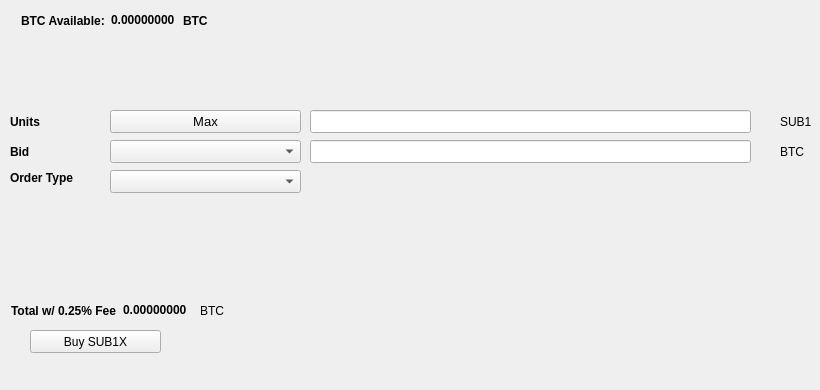
   <widget class="QWidget" name="BuyTab">
    <attribute name="title">
     <string>Buy</string>
    </attribute>
    <widget class="QPushButton" name="BuySUB1X">
     <property name="geometry">
      <rect>
       <x>30</x>
       <y>330</y>
       <width>131</width>
       <height>23</height>
      </rect>
     </property>
     <property name="text">
      <string>Buy SUB1X</string>
     </property>
     <property name="icon">
      <iconset resource="../sub1x.qrc">
       <normaloff>:/icons/bitcoin</normaloff>:/icons/bitcoin</iconset>
     </property>
    </widget>
    <widget class="QLabel" name="label_3">
     <property name="geometry">
      <rect>
       <x>10</x>
       <y>110</y>
       <width>46</width>
       <height>23</height>
      </rect>
     </property>
     <property name="font">
      <font>
       <weight>75</weight>
       <bold>true</bold>
      </font>
     </property>
     <property name="text">
      <string>Units</string>
     </property>
    </widget>
    <widget class="QLineEdit" name="UnitsInput">
     <property name="geometry">
      <rect>
       <x>310</x>
       <y>110</y>
       <width>441</width>
       <height>23</height>
      </rect>
     </property>
     <property name="font">
      <font>
       <pointsize>9</pointsize>
       <weight>75</weight>
       <bold>true</bold>
      </font>
     </property>
    </widget>
    <widget class="QLineEdit" name="BuyBidPriceEdit">
     <property name="geometry">
      <rect>
       <x>310</x>
       <y>140</y>
       <width>441</width>
       <height>23</height>
      </rect>
     </property>
     <property name="font">
      <font>
       <pointsize>9</pointsize>
       <weight>75</weight>
       <bold>true</bold>
      </font>
     </property>
    </widget>
    <widget class="QLabel" name="label_4">
     <property name="geometry">
      <rect>
       <x>780</x>
       <y>110</y>
       <width>31</width>
       <height>23</height>
      </rect>
     </property>
     <property name="text">
      <string>SUB1X</string>
     </property>
    </widget>
    <widget class="QLabel" name="label_5">
     <property name="geometry">
      <rect>
       <x>780</x>
       <y>140</y>
       <width>31</width>
       <height>23</height>
      </rect>
     </property>
     <property name="text">
      <string>BTC</string>
     </property>
    </widget>
    <widget class="QLabel" name="label_6">
     <property name="geometry">
      <rect>
       <x>10</x>
       <y>140</y>
       <width>46</width>
       <height>23</height>
      </rect>
     </property>
     <property name="font">
      <font>
       <weight>75</weight>
       <bold>true</bold>
      </font>
     </property>
     <property name="text">
      <string>Bid</string>
     </property>
    </widget>
    <widget class="QLabel" name="label_7">
     <property name="geometry">
      <rect>
       <x>10</x>
       <y>170</y>
       <width>91</width>
       <height>16</height>
      </rect>
     </property>
     <property name="font">
      <font>
       <weight>75</weight>
       <bold>true</bold>
      </font>
     </property>
     <property name="text">
      <string>Order Type</string>
     </property>
    </widget>
    <widget class="QPushButton" name="Buy_Max_Amount">
     <property name="geometry">
      <rect>
       <x>110</x>
       <y>110</y>
       <width>191</width>
       <height>23</height>
      </rect>
     </property>
     <property name="font">
      <font>
       <pointsize>10</pointsize>
      </font>
     </property>
     <property name="text">
      <string>Max</string>
     </property>
    </widget>
    <widget class="QComboBox" name="BuyBidcomboBox">
     <property name="geometry">
      <rect>
       <x>110</x>
       <y>140</y>
       <width>191</width>
       <height>23</height>
      </rect>
     </property>
     <property name="font">
      <font>
       <pointsize>10</pointsize>
      </font>
     </property>
    </widget>
    <widget class="QComboBox" name="buyOrdertypeCombo">
     <property name="geometry">
      <rect>
       <x>110</x>
       <y>170</y>
       <width>191</width>
       <height>23</height>
      </rect>
     </property>
     <property name="font">
      <font>
       <pointsize>10</pointsize>
      </font>
     </property>
    </widget>
    <widget class="QWidget" name="layoutWidget1">
     <property name="geometry">
      <rect>
       <x>21</x>
       <y>11</y>
       <width>227</width>
       <height>19</height>
      </rect>
     </property>
     <layout class="QHBoxLayout" name="horizontalLayout_3">
      <item>
       <widget class="QLabel" name="label232">
        <property name="font">
         <font>
          <weight>75</weight>
          <bold>true</bold>
         </font>
        </property>
        <property name="text">
         <string>BTC Available:</string>
        </property>
       </widget>
      </item>
      <item>
       <widget class="QLabel" name="BtcAvailableLbl">
        <property name="palette">
         <palette>
          <active>
           <colorrole role="WindowText">
            <brush brushstyle="SolidPattern">
             <color alpha="255">
              <red>0</red>
              <green>0</green>
              <blue>0</blue>
             </color>
            </brush>
           </colorrole>
           <colorrole role="Button">
            <brush brushstyle="SolidPattern">
             <color alpha="255">
              <red>0</red>
              <green>170</green>
              <blue>0</blue>
             </color>
            </brush>
           </colorrole>
           <colorrole role="Light">
            <brush brushstyle="SolidPattern">
             <color alpha="255">
              <red>0</red>
              <green>255</green>
              <blue>0</blue>
             </color>
            </brush>
           </colorrole>
           <colorrole role="Midlight">
            <brush brushstyle="SolidPattern">
             <color alpha="255">
              <red>0</red>
              <green>212</green>
              <blue>0</blue>
             </color>
            </brush>
           </colorrole>
           <colorrole role="Dark">
            <brush brushstyle="SolidPattern">
             <color alpha="255">
              <red>0</red>
              <green>85</green>
              <blue>0</blue>
             </color>
            </brush>
           </colorrole>
           <colorrole role="Mid">
            <brush brushstyle="SolidPattern">
             <color alpha="255">
              <red>0</red>
              <green>113</green>
              <blue>0</blue>
             </color>
            </brush>
           </colorrole>
           <colorrole role="Text">
            <brush brushstyle="SolidPattern">
             <color alpha="255">
              <red>0</red>
              <green>170</green>
              <blue>0</blue>
             </color>
            </brush>
           </colorrole>
           <colorrole role="BrightText">
            <brush brushstyle="SolidPattern">
             <color alpha="255">
              <red>255</red>
              <green>255</green>
              <blue>255</blue>
             </color>
            </brush>
           </colorrole>
           <colorrole role="ButtonText">
            <brush brushstyle="SolidPattern">
             <color alpha="255">
              <red>0</red>
              <green>0</green>
              <blue>0</blue>
             </color>
            </brush>
           </colorrole>
           <colorrole role="Base">
            <brush brushstyle="SolidPattern">
             <color alpha="255">
              <red>255</red>
              <green>255</green>
              <blue>255</blue>
             </color>
            </brush>
           </colorrole>
           <colorrole role="Window">
            <brush brushstyle="SolidPattern">
             <color alpha="255">
              <red>0</red>
              <green>170</green>
              <blue>0</blue>
             </color>
            </brush>
           </colorrole>
           <colorrole role="Shadow">
            <brush brushstyle="SolidPattern">
             <color alpha="255">
              <red>0</red>
              <green>0</green>
              <blue>0</blue>
             </color>
            </brush>
           </colorrole>
           <colorrole role="AlternateBase">
            <brush brushstyle="SolidPattern">
             <color alpha="255">
              <red>127</red>
              <green>212</green>
              <blue>127</blue>
             </color>
            </brush>
           </colorrole>
           <colorrole role="ToolTipBase">
            <brush brushstyle="SolidPattern">
             <color alpha="255">
              <red>255</red>
              <green>255</green>
              <blue>220</blue>
             </color>
            </brush>
           </colorrole>
           <colorrole role="ToolTipText">
            <brush brushstyle="SolidPattern">
             <color alpha="255">
              <red>0</red>
              <green>0</green>
              <blue>0</blue>
             </color>
            </brush>
           </colorrole>
          </active>
          <inactive>
           <colorrole role="WindowText">
            <brush brushstyle="SolidPattern">
             <color alpha="255">
              <red>0</red>
              <green>0</green>
              <blue>0</blue>
             </color>
            </brush>
           </colorrole>
           <colorrole role="Button">
            <brush brushstyle="SolidPattern">
             <color alpha="255">
              <red>0</red>
              <green>170</green>
              <blue>0</blue>
             </color>
            </brush>
           </colorrole>
           <colorrole role="Light">
            <brush brushstyle="SolidPattern">
             <color alpha="255">
              <red>0</red>
              <green>255</green>
              <blue>0</blue>
             </color>
            </brush>
           </colorrole>
           <colorrole role="Midlight">
            <brush brushstyle="SolidPattern">
             <color alpha="255">
              <red>0</red>
              <green>212</green>
              <blue>0</blue>
             </color>
            </brush>
           </colorrole>
           <colorrole role="Dark">
            <brush brushstyle="SolidPattern">
             <color alpha="255">
              <red>0</red>
              <green>85</green>
              <blue>0</blue>
             </color>
            </brush>
           </colorrole>
           <colorrole role="Mid">
            <brush brushstyle="SolidPattern">
             <color alpha="255">
              <red>0</red>
              <green>113</green>
              <blue>0</blue>
             </color>
            </brush>
           </colorrole>
           <colorrole role="Text">
            <brush brushstyle="SolidPattern">
             <color alpha="255">
              <red>0</red>
              <green>170</green>
              <blue>0</blue>
             </color>
            </brush>
           </colorrole>
           <colorrole role="BrightText">
            <brush brushstyle="SolidPattern">
             <color alpha="255">
              <red>255</red>
              <green>255</green>
              <blue>255</blue>
             </color>
            </brush>
           </colorrole>
           <colorrole role="ButtonText">
            <brush brushstyle="SolidPattern">
             <color alpha="255">
              <red>0</red>
              <green>0</green>
              <blue>0</blue>
             </color>
            </brush>
           </colorrole>
           <colorrole role="Base">
            <brush brushstyle="SolidPattern">
             <color alpha="255">
              <red>255</red>
              <green>255</green>
              <blue>255</blue>
             </color>
            </brush>
           </colorrole>
           <colorrole role="Window">
            <brush brushstyle="SolidPattern">
             <color alpha="255">
              <red>0</red>
              <green>170</green>
              <blue>0</blue>
             </color>
            </brush>
           </colorrole>
           <colorrole role="Shadow">
            <brush brushstyle="SolidPattern">
             <color alpha="255">
              <red>0</red>
              <green>0</green>
              <blue>0</blue>
             </color>
            </brush>
           </colorrole>
           <colorrole role="AlternateBase">
            <brush brushstyle="SolidPattern">
             <color alpha="255">
              <red>127</red>
              <green>212</green>
              <blue>127</blue>
             </color>
            </brush>
           </colorrole>
           <colorrole role="ToolTipBase">
            <brush brushstyle="SolidPattern">
             <color alpha="255">
              <red>255</red>
              <green>255</green>
              <blue>220</blue>
             </color>
            </brush>
           </colorrole>
           <colorrole role="ToolTipText">
            <brush brushstyle="SolidPattern">
             <color alpha="255">
              <red>0</red>
              <green>0</green>
              <blue>0</blue>
             </color>
            </brush>
           </colorrole>
          </inactive>
          <disabled>
           <colorrole role="WindowText">
            <brush brushstyle="SolidPattern">
             <color alpha="255">
              <red>0</red>
              <green>85</green>
              <blue>0</blue>
             </color>
            </brush>
           </colorrole>
           <colorrole role="Button">
            <brush brushstyle="SolidPattern">
             <color alpha="255">
              <red>0</red>
              <green>170</green>
              <blue>0</blue>
             </color>
            </brush>
           </colorrole>
           <colorrole role="Light">
            <brush brushstyle="SolidPattern">
             <color alpha="255">
              <red>0</red>
              <green>255</green>
              <blue>0</blue>
             </color>
            </brush>
           </colorrole>
           <colorrole role="Midlight">
            <brush brushstyle="SolidPattern">
             <color alpha="255">
              <red>0</red>
              <green>212</green>
              <blue>0</blue>
             </color>
            </brush>
           </colorrole>
           <colorrole role="Dark">
            <brush brushstyle="SolidPattern">
             <color alpha="255">
              <red>0</red>
              <green>85</green>
              <blue>0</blue>
             </color>
            </brush>
           </colorrole>
           <colorrole role="Mid">
            <brush brushstyle="SolidPattern">
             <color alpha="255">
              <red>0</red>
              <green>113</green>
              <blue>0</blue>
             </color>
            </brush>
           </colorrole>
           <colorrole role="Text">
            <brush brushstyle="SolidPattern">
             <color alpha="255">
              <red>0</red>
              <green>85</green>
              <blue>0</blue>
             </color>
            </brush>
           </colorrole>
           <colorrole role="BrightText">
            <brush brushstyle="SolidPattern">
             <color alpha="255">
              <red>255</red>
              <green>255</green>
              <blue>255</blue>
             </color>
            </brush>
           </colorrole>
           <colorrole role="ButtonText">
            <brush brushstyle="SolidPattern">
             <color alpha="255">
              <red>0</red>
              <green>85</green>
              <blue>0</blue>
             </color>
            </brush>
           </colorrole>
           <colorrole role="Base">
            <brush brushstyle="SolidPattern">
             <color alpha="255">
              <red>0</red>
              <green>170</green>
              <blue>0</blue>
             </color>
            </brush>
           </colorrole>
           <colorrole role="Window">
            <brush brushstyle="SolidPattern">
             <color alpha="255">
              <red>0</red>
              <green>170</green>
              <blue>0</blue>
             </color>
            </brush>
           </colorrole>
           <colorrole role="Shadow">
            <brush brushstyle="SolidPattern">
             <color alpha="255">
              <red>0</red>
              <green>0</green>
              <blue>0</blue>
             </color>
            </brush>
           </colorrole>
           <colorrole role="AlternateBase">
            <brush brushstyle="SolidPattern">
             <color alpha="255">
              <red>0</red>
              <green>170</green>
              <blue>0</blue>
             </color>
            </brush>
           </colorrole>
           <colorrole role="ToolTipBase">
            <brush brushstyle="SolidPattern">
             <color alpha="255">
              <red>255</red>
              <green>255</green>
              <blue>220</blue>
             </color>
            </brush>
           </colorrole>
           <colorrole role="ToolTipText">
            <brush brushstyle="SolidPattern">
             <color alpha="255">
              <red>0</red>
              <green>0</green>
              <blue>0</blue>
             </color>
            </brush>
           </colorrole>
          </disabled>
         </palette>
        </property>
        <property name="font">
         <font>
          <weight>75</weight>
          <bold>true</bold>
         </font>
        </property>
        <property name="text">
         <string>0.00000000</string>
        </property>
        <property name="textInteractionFlags">
         <set>Qt::LinksAccessibleByMouse|Qt::TextSelectableByKeyboard|Qt::TextSelectableByMouse</set>
        </property>
       </widget>
      </item>
      <item>
       <widget class="QLabel" name="BtcAvailableLbl_2">
        <property name="font">
         <font>
          <weight>75</weight>
          <bold>true</bold>
         </font>
        </property>
        <property name="text">
         <string>BTC</string>
        </property>
       </widget>
      </item>
     </layout>
    </widget>
    <widget class="QWidget" name="layoutWidge2">
     <property name="geometry">
      <rect>
       <x>11</x>
       <y>301</y>
       <width>259</width>
       <height>19</height>
      </rect>
     </property>
     <layout class="QHBoxLayout" name="horizontalLayout_4">
      <item>
       <widget class="QLabel" name="label_9">
        <property name="font">
         <font>
          <weight>75</weight>
          <bold>true</bold>
         </font>
        </property>
        <property name="text">
         <string>Total w/ 0.25% Fee</string>
        </property>
       </widget>
      </item>
      <item>
       <widget class="QLabel" name="BuyCostLabel">
        <property name="palette">
         <palette>
          <active>
           <colorrole role="WindowText">
            <brush brushstyle="SolidPattern">
             <color alpha="255">
              <red>0</red>
              <green>0</green>
              <blue>0</blue>
             </color>
            </brush>
           </colorrole>
           <colorrole role="Button">
            <brush brushstyle="SolidPattern">
             <color alpha="255">
              <red>0</red>
              <green>170</green>
              <blue>0</blue>
             </color>
            </brush>
           </colorrole>
           <colorrole role="Light">
            <brush brushstyle="SolidPattern">
             <color alpha="255">
              <red>0</red>
              <green>255</green>
              <blue>0</blue>
             </color>
            </brush>
           </colorrole>
           <colorrole role="Midlight">
            <brush brushstyle="SolidPattern">
             <color alpha="255">
              <red>0</red>
              <green>212</green>
              <blue>0</blue>
             </color>
            </brush>
           </colorrole>
           <colorrole role="Dark">
            <brush brushstyle="SolidPattern">
             <color alpha="255">
              <red>0</red>
              <green>85</green>
              <blue>0</blue>
             </color>
            </brush>
           </colorrole>
           <colorrole role="Mid">
            <brush brushstyle="SolidPattern">
             <color alpha="255">
              <red>0</red>
              <green>113</green>
              <blue>0</blue>
             </color>
            </brush>
           </colorrole>
           <colorrole role="Text">
            <brush brushstyle="SolidPattern">
             <color alpha="255">
              <red>0</red>
              <green>170</green>
              <blue>0</blue>
             </color>
            </brush>
           </colorrole>
           <colorrole role="BrightText">
            <brush brushstyle="SolidPattern">
             <color alpha="255">
              <red>255</red>
              <green>255</green>
              <blue>255</blue>
             </color>
            </brush>
           </colorrole>
           <colorrole role="ButtonText">
            <brush brushstyle="SolidPattern">
             <color alpha="255">
              <red>0</red>
              <green>0</green>
              <blue>0</blue>
             </color>
            </brush>
           </colorrole>
           <colorrole role="Base">
            <brush brushstyle="SolidPattern">
             <color alpha="255">
              <red>255</red>
              <green>255</green>
              <blue>255</blue>
             </color>
            </brush>
           </colorrole>
           <colorrole role="Window">
            <brush brushstyle="SolidPattern">
             <color alpha="255">
              <red>0</red>
              <green>170</green>
              <blue>0</blue>
             </color>
            </brush>
           </colorrole>
           <colorrole role="Shadow">
            <brush brushstyle="SolidPattern">
             <color alpha="255">
              <red>0</red>
              <green>0</green>
              <blue>0</blue>
             </color>
            </brush>
           </colorrole>
           <colorrole role="AlternateBase">
            <brush brushstyle="SolidPattern">
             <color alpha="255">
              <red>127</red>
              <green>212</green>
              <blue>127</blue>
             </color>
            </brush>
           </colorrole>
           <colorrole role="ToolTipBase">
            <brush brushstyle="SolidPattern">
             <color alpha="255">
              <red>255</red>
              <green>255</green>
              <blue>220</blue>
             </color>
            </brush>
           </colorrole>
           <colorrole role="ToolTipText">
            <brush brushstyle="SolidPattern">
             <color alpha="255">
              <red>0</red>
              <green>0</green>
              <blue>0</blue>
             </color>
            </brush>
           </colorrole>
          </active>
          <inactive>
           <colorrole role="WindowText">
            <brush brushstyle="SolidPattern">
             <color alpha="255">
              <red>0</red>
              <green>0</green>
              <blue>0</blue>
             </color>
            </brush>
           </colorrole>
           <colorrole role="Button">
            <brush brushstyle="SolidPattern">
             <color alpha="255">
              <red>0</red>
              <green>170</green>
              <blue>0</blue>
             </color>
            </brush>
           </colorrole>
           <colorrole role="Light">
            <brush brushstyle="SolidPattern">
             <color alpha="255">
              <red>0</red>
              <green>255</green>
              <blue>0</blue>
             </color>
            </brush>
           </colorrole>
           <colorrole role="Midlight">
            <brush brushstyle="SolidPattern">
             <color alpha="255">
              <red>0</red>
              <green>212</green>
              <blue>0</blue>
             </color>
            </brush>
           </colorrole>
           <colorrole role="Dark">
            <brush brushstyle="SolidPattern">
             <color alpha="255">
              <red>0</red>
              <green>85</green>
              <blue>0</blue>
             </color>
            </brush>
           </colorrole>
           <colorrole role="Mid">
            <brush brushstyle="SolidPattern">
             <color alpha="255">
              <red>0</red>
              <green>113</green>
              <blue>0</blue>
             </color>
            </brush>
           </colorrole>
           <colorrole role="Text">
            <brush brushstyle="SolidPattern">
             <color alpha="255">
              <red>0</red>
              <green>170</green>
              <blue>0</blue>
             </color>
            </brush>
           </colorrole>
           <colorrole role="BrightText">
            <brush brushstyle="SolidPattern">
             <color alpha="255">
              <red>255</red>
              <green>255</green>
              <blue>255</blue>
             </color>
            </brush>
           </colorrole>
           <colorrole role="ButtonText">
            <brush brushstyle="SolidPattern">
             <color alpha="255">
              <red>0</red>
              <green>0</green>
              <blue>0</blue>
             </color>
            </brush>
           </colorrole>
           <colorrole role="Base">
            <brush brushstyle="SolidPattern">
             <color alpha="255">
              <red>255</red>
              <green>255</green>
              <blue>255</blue>
             </color>
            </brush>
           </colorrole>
           <colorrole role="Window">
            <brush brushstyle="SolidPattern">
             <color alpha="255">
              <red>0</red>
              <green>170</green>
              <blue>0</blue>
             </color>
            </brush>
           </colorrole>
           <colorrole role="Shadow">
            <brush brushstyle="SolidPattern">
             <color alpha="255">
              <red>0</red>
              <green>0</green>
              <blue>0</blue>
             </color>
            </brush>
           </colorrole>
           <colorrole role="AlternateBase">
            <brush brushstyle="SolidPattern">
             <color alpha="255">
              <red>127</red>
              <green>212</green>
              <blue>127</blue>
             </color>
            </brush>
           </colorrole>
           <colorrole role="ToolTipBase">
            <brush brushstyle="SolidPattern">
             <color alpha="255">
              <red>255</red>
              <green>255</green>
              <blue>220</blue>
             </color>
            </brush>
           </colorrole>
           <colorrole role="ToolTipText">
            <brush brushstyle="SolidPattern">
             <color alpha="255">
              <red>0</red>
              <green>0</green>
              <blue>0</blue>
             </color>
            </brush>
           </colorrole>
          </inactive>
          <disabled>
           <colorrole role="WindowText">
            <brush brushstyle="SolidPattern">
             <color alpha="255">
              <red>0</red>
              <green>85</green>
              <blue>0</blue>
             </color>
            </brush>
           </colorrole>
           <colorrole role="Button">
            <brush brushstyle="SolidPattern">
             <color alpha="255">
              <red>0</red>
              <green>170</green>
              <blue>0</blue>
             </color>
            </brush>
           </colorrole>
           <colorrole role="Light">
            <brush brushstyle="SolidPattern">
             <color alpha="255">
              <red>0</red>
              <green>255</green>
              <blue>0</blue>
             </color>
            </brush>
           </colorrole>
           <colorrole role="Midlight">
            <brush brushstyle="SolidPattern">
             <color alpha="255">
              <red>0</red>
              <green>212</green>
              <blue>0</blue>
             </color>
            </brush>
           </colorrole>
           <colorrole role="Dark">
            <brush brushstyle="SolidPattern">
             <color alpha="255">
              <red>0</red>
              <green>85</green>
              <blue>0</blue>
             </color>
            </brush>
           </colorrole>
           <colorrole role="Mid">
            <brush brushstyle="SolidPattern">
             <color alpha="255">
              <red>0</red>
              <green>113</green>
              <blue>0</blue>
             </color>
            </brush>
           </colorrole>
           <colorrole role="Text">
            <brush brushstyle="SolidPattern">
             <color alpha="255">
              <red>0</red>
              <green>85</green>
              <blue>0</blue>
             </color>
            </brush>
           </colorrole>
           <colorrole role="BrightText">
            <brush brushstyle="SolidPattern">
             <color alpha="255">
              <red>255</red>
              <green>255</green>
              <blue>255</blue>
             </color>
            </brush>
           </colorrole>
           <colorrole role="ButtonText">
            <brush brushstyle="SolidPattern">
             <color alpha="255">
              <red>0</red>
              <green>85</green>
              <blue>0</blue>
             </color>
            </brush>
           </colorrole>
           <colorrole role="Base">
            <brush brushstyle="SolidPattern">
             <color alpha="255">
              <red>0</red>
              <green>170</green>
              <blue>0</blue>
             </color>
            </brush>
           </colorrole>
           <colorrole role="Window">
            <brush brushstyle="SolidPattern">
             <color alpha="255">
              <red>0</red>
              <green>170</green>
              <blue>0</blue>
             </color>
            </brush>
           </colorrole>
           <colorrole role="Shadow">
            <brush brushstyle="SolidPattern">
             <color alpha="255">
              <red>0</red>
              <green>0</green>
              <blue>0</blue>
             </color>
            </brush>
           </colorrole>
           <colorrole role="AlternateBase">
            <brush brushstyle="SolidPattern">
             <color alpha="255">
              <red>0</red>
              <green>170</green>
              <blue>0</blue>
             </color>
            </brush>
           </colorrole>
           <colorrole role="ToolTipBase">
            <brush brushstyle="SolidPattern">
             <color alpha="255">
              <red>255</red>
              <green>255</green>
              <blue>220</blue>
             </color>
            </brush>
           </colorrole>
           <colorrole role="ToolTipText">
            <brush brushstyle="SolidPattern">
             <color alpha="255">
              <red>0</red>
              <green>0</green>
              <blue>0</blue>
             </color>
            </brush>
           </colorrole>
          </disabled>
         </palette>
        </property>
        <property name="font">
         <font>
          <weight>75</weight>
          <bold>true</bold>
         </font>
        </property>
        <property name="autoFillBackground">
         <bool>false</bool>
        </property>
        <property name="text">
         <string>0.00000000</string>
        </property>
        <property name="textInteractionFlags">
         <set>Qt::LinksAccessibleByMouse|Qt::TextSelectableByMouse</set>
        </property>
       </widget>
      </item>
      <item>
       <widget class="QLabel" name="label_10">
        <property name="font">
         <font>
          <weight>50</weight>
          <bold>false</bold>
         </font>
        </property>
        <property name="text">
         <string>BTC</string>
        </property>
       </widget>
      </item>
     </layout>
    </widget>
    <widget class="QLabel" name="label_24">
     <property name="geometry">
      <rect>
       <x>460</x>
       <y>300</y>
       <width>281</width>
       <height>81</height>
      </rect>
     </property>
     <property name="text">
      <string/>
     </property>
     <property name="pixmap">
      <pixmap>:/images/bittrex</pixmap>
     </property>
    </widget>
   </widget>
